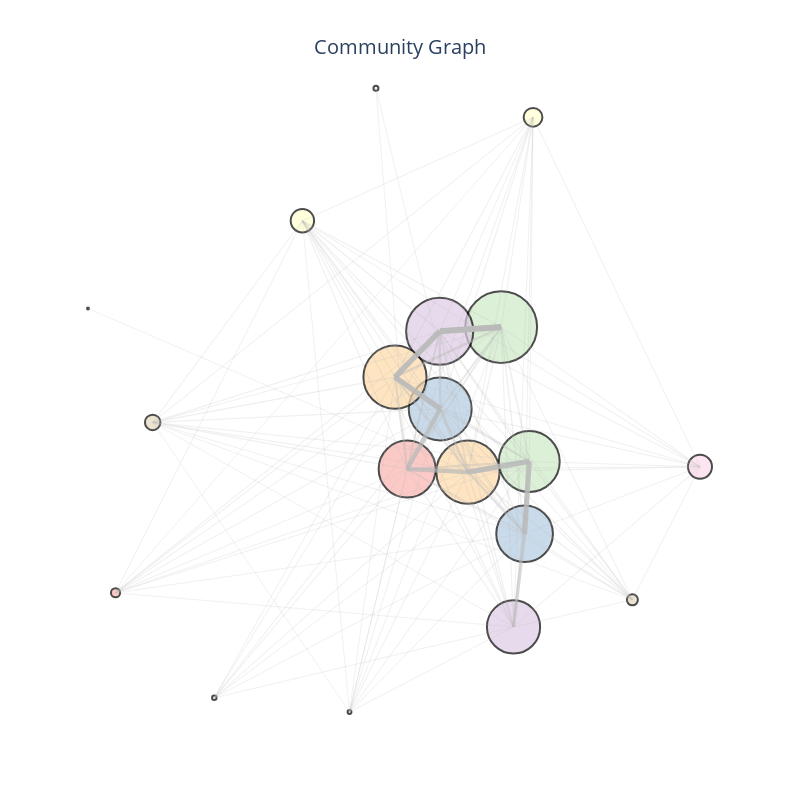

The cell this chart's notebook holds for it:
### Code cell
import networkx as nx
import numpy as np
import pandas as pd
import plotly.graph_objects as go
from matplotlib.colors import to_hex
import matplotlib.pyplot as plt
from matplotlib import cm
from community import community_louvain
from collections import Counter






interaction_matrix=pd.read_csv('data/voting_interaction_matrix.csv', index_col=0)
user_in_interaction_=pd.read_csv('data/voting_interaction_matrix.csv')
user_in_interaction=user_in_interaction_.index

# Create a graph from the interaction matrix
# We'll assume a weighted undirected graph where the weight is the voting interaction (1 or 0)
G = nx.Graph()

for user in interaction_matrix.index:
    for admin, vote in interaction_matrix.loc[user].items():
        if vote > 0:  
            G.add_edge(user, admin, weight=vote)

resolution=2
partition = community_louvain.best_partition(G, resolution=resolution)

nx.set_node_attributes(G, partition, "community")


# postProcessing the communities
# Remove communities with less than 5 users
community_sizes = Counter(partition.values()) 
num_communities = len(set(partition.values()))

min_size = 5
small_communities = {community for community, size in community_sizes.items() if size < min_size}
nodes_to_remove = [node for node, community in partition.items() if community in small_communities]
G_filtered = G.copy()
G_filtered.remove_nodes_from(nodes_to_remove)
updated_partition = {node: community for node, community in partition.items() if community not in small_communities}
community_sizes_updated = Counter(updated_partition.values()) 
print("Updated community sizes:", community_sizes_updated)
num_communities_updated = len(set(updated_partition.values()))
print(f"Number of communities detected: {num_communities_updated}")

# treat User Categories ---------------------------------------------------
feature_matrix=pd.read_csv('data/all_features_dataframe.csv')
feature_matrix = feature_matrix.drop_duplicates(subset='username', keep='first')

feature_matrix['community'] = feature_matrix['username'].map(updated_partition)
# Melt the category columns into a single column for easier aggregation
df_melted = feature_matrix.melt(
    id_vars=['username', 'community'],
    value_vars=['categ1', 'categ2', 'categ3', 'categ4'],
    var_name='category_level',
    value_name='category'
).dropna(subset=['category'])  # Drop rows where category is NaN

# Group by community and category to count occurrences
category_counts = df_melted.groupby(['community', 'category']).size().reset_index(name='count')

# Calculate the total number of users per community
community_sizes = feature_matrix.groupby('community').size().reset_index(name='total_users')

# Merge the counts with the total user count per community
category_counts = category_counts.merge(community_sizes, on='community')

# Calculate the percentage of each category within a community
category_counts['percentage'] = (category_counts['count'] / category_counts['total_users']) * 100

# Sort and display the results
category_counts = category_counts.sort_values(by=['community', 'percentage'], ascending=[True, False])
top_categories = category_counts.groupby('community').head(3)
 
community_top_categories = top_categories.groupby('community').apply(
    lambda group: "<br>".join(
        [f"{row['category']}: {row['percentage']:.2f}%" for _, row in group.iterrows()]
    )
).to_dict()

# The admin scores are in the second column of the feature_matrix
admin_scores = feature_matrix.iloc[:, 1]
feature_matrix['admin_score'] = admin_scores

# Group admin scores by community and calculate the mean score
mean_admin_scores = feature_matrix.groupby('community')['admin_score'].mean().to_dict()


# Interactive plot-------------------------------------------------------------------------------
community_sizes = {}
for node, community in updated_partition.items():
    if community not in community_sizes:
        community_sizes[community] = 0
    community_sizes[community] += 1

community_graph = nx.Graph()

for community, size in community_sizes.items():
    community_graph.add_node(community, size=size)

for node1, node2 in G_filtered.edges:
    community1 = updated_partition[node1]
    community2 = updated_partition[node2]
    if community1 != community2:  
        if not community_graph.has_edge(community1, community2):
            community_graph.add_edge(community1, community2, weight=0)
        community_graph[community1][community2]['weight'] += 1

pos = nx.spring_layout(community_graph, k=20, iterations=100)

node_x = []
node_y = []
node_sizes = []
node_text = []
node_ids = []
for node, coords in pos.items():
    node_x.append(coords[0])
    node_y.append(coords[1])
    node_sizes.append(community_graph.nodes[node]['size'] * 10)
    # Get the top categories for this community
    top_category_info = community_top_categories.get(node, "No data available")
    mean_admin_score = mean_admin_scores.get(node, "No score available")
    node_text.append(
        f"Community {node}<br>"
        f"Users: {community_graph.nodes[node]['size']}<br>"
        f"Mean Admin Score: {mean_admin_score:.2f}<br>"
        f"{top_category_info}"
    )
    node_ids.append(node)
node_sizes = np.power(np.log10(node_sizes), 3) - 3

max_weight = max(data['weight'] for _, _, data in community_graph.edges(data=True))
min_weight = min(data['weight'] for _, _, data in community_graph.edges(data=True))

edges = {}
for community1, community2, data in community_graph.edges(data=True):
    x0, y0 = pos[community1]
    x1, y1 = pos[community2]
    weight = data['weight']
    normalized_thickness = 1 + (5 * (weight - min_weight) / (max_weight - min_weight))  # Scale between 1 and 6
    edges[(community1, community2)] = {
        "x": [x0, x1, None],
        "y": [y0, y1, None],
        "weight": weight,
        "thickness": normalized_thickness
    }


# Generate unique pastel colors for communities
unique_communities = set(updated_partition.values())  # Extract all community IDs
num_communities = len(unique_communities)

# Assign pastel colors to communities
community_colors = [to_hex(c) for c in cm.Pastel1(np.linspace(0, 1, num_communities))]

# Create a community-to-color map
community_color_map = {community: community_colors[i % len(community_colors)] 
                       for i, community in enumerate(unique_communities)}

# Map each user to the color of their community
user_color_map = {node: community_color_map[updated_partition[node]] 
                  for node in G_filtered.nodes}

node_color_map = {node: community_color_map[node] for node in node_ids}



# Updated graph setup
fig = go.Figure()

# Add node trace with unique pastel colors
fig.add_trace(go.Scatter(
    x=node_x,
    y=node_y,
    mode="markers+text",
    marker=dict(
        size=node_sizes,
        color=[node_color_map[node] for node in node_ids],  # Use unique colors
        line=dict(width=2, color="black")
    ),
    hovertext=node_text,
    hoverinfo="text",
    customdata=node_ids,
    name="Communities"
))

# Add edge traces with opacity proportional to thickness and light gray color
max_thickness = max(edge_data["thickness"] for edge_data in edges.values())
min_thickness = min(edge_data["thickness"] for edge_data in edges.values())

for (community1, community2), edge_data in edges.items():
    normalized_thickness = (edge_data["thickness"] - min_thickness) / (max_thickness - min_thickness)
    # Map normalized thickness to opacity (e.g., between 0.2 and 1.0)
    edge_opacity = 0.2 + 0.8 * normalized_thickness
    
    fig.add_trace(go.Scatter(
        x=edge_data["x"],
        y=edge_data["y"],
        mode="lines",
        line=dict(width=edge_data["thickness"], color="#BABABA"),  # Light gray edges
        hoverinfo="none",
        name=f"Edge {community1}-{community2}",
        opacity=edge_opacity  # Set opacity based on thickness
    ))

# Layout settings with white background and no axes or labels
fig.update_layout(
    plot_bgcolor="white",  # Set background color to white
    paper_bgcolor="white",  # Set entire figure background color to white
    showlegend=False,  # Hide legend
    xaxis=dict(
        showgrid=False,
        zeroline=False,
        showticklabels=False  # Hide x-axis labels
    ),
    yaxis=dict(
        showgrid=False,
        zeroline=False,
        showticklabels=False  # Hide y-axis labels
    ),
    height=800,
    width=800,
    margin=dict(l=50, r=50, t=50, b=50),  # Adjust margins
    title=dict(
        text="Community Graph",  # Replace with your desired title
        font=dict(size=20),  # Set font size
        x=0.5,  # Center the title horizontally
        y=0.95  # Adjust the vertical position
    )
)

# Display the figure
fig.show()

### Figure 1 — Plotly figure (JSON) as saved in the notebook; plotly's stock layout.template omitted (floating-point values rounded to 4 significant figures)
{"data": [{"customdata": [0, 1, 2, 3, 4, 5, 6, 7, 8, 9, 10, 11, 12, 13, 14, 15, 16, 22, 30], "hoverinfo": "text", "hovertext": ["Community 0<br>Users: 20<br>Mean Admin Score: 417.71<br>Entertainment: 37.50%<br>People: 37.50%<br>Sports: 37.50%", "Community 1<br>Users: 821<br>Mean Admin Score: 634.02<br>History: 30.88%<br>Entertainment: 24.04%<br>Culture: 22.63%", "Community 2<br>Users: 808<br>Mean Admin Score: 636.19<br>History: 28.10%<br>Culture: 21.64%<br>Technology: 19.02%", "Community 3<br>Users: 1095<br>Mean Admin Score: 639.81<br>Entertainment: 24.96%<br>History: 22.86%<br>Culture: 20.90%", "Community 4<br>Users: 993<br>Mean Admin Score: 627.03<br>History: 30.39%<br>Culture: 26.05%<br>Entertainment: 20.12%", "Community 5<br>Users: 1637<br>Mean Admin Score: 732.45<br>Entertainment: 22.96%<br>History: 22.55%<br>People: 19.18%", "Community 6<br>Users: 677<br>Mean Admin Score: 676.48<br>History: 34.58%<br>Politics: 23.57%<br>Geography: 21.37%", "Community 7<br>Users: 1332<br>Mean Admin Score: 665.83<br>History: 25.37%<br>Entertainment: 24.63%<br>Culture: 21.34%", "Community 8<br>Users: 1111<br>Mean Admin Score: 614.36<br>Entertainment: 26.57%<br>History: 24.08%<br>Culture: 22.38%", "Community 9<br>Users: 1106<br>Mean Admin Score: 644.01<br>Entertainment: 24.94%<br>History: 22.12%<br>Culture: 19.44%", "Community 10<br>Users: 62<br>Mean Admin Score: 537.07<br>Technology: 32.65%<br>Entertainment: 30.61%<br>Science: 20.41%", "Community 11<br>Users: 95<br>Mean Admin Score: 646.20<br>History: 25.71%<br>Society: 20.00%<br>Entertainment: 18.57%", "Community 12<br>Users: 26<br>Mean Admin Score: 682.43<br>Mathematics: 42.86%<br>Technology: 33.33%<br>Culture: 23.81%", "Community 13<br>Users: 44<br>Mean Admin Score: 577.33<br>History: 32.14%<br>Education: 28.57%<br>Technology: 28.57%", "Community 14<br>Users: 8<br>Mean Admin Score: 771.20<br>Government: 42.86%<br>Society: 42.86%<br>Culture: 28.57%", "Community 15<br>Users: 100<br>Mean Admin Score: 587.96<br>History: 56.52%<br>Geography: 36.23%<br>Society: 31.88%", "Community 16<br>Users: 9<br>Mean Admin Score: 695.33<br>History: 42.86%<br>Ethics: 28.57%<br>Geography: 28.57%", "Community 22<br>Users: 10<br>Mean Admin Score: 413.50<br>Politics: 50.00%<br>Food and drink: 25.00%<br>Government: 25.00%", "Community 30<br>Users: 5<br>Mean Admin Score: 391.00<br>Culture: 50.00%<br>Entertainment: 50.00%<br>Health: 50.00%"], "marker": {"color": ["#fbb4ae", "#fbb4ae", "#b3cde3", "#b3cde3", "#ccebc5", "#ccebc5", "#decbe4", "#decbe4", "#fed9a6", "#fed9a6", "#ffffcc", "#ffffcc", "#e5d8bd", "#e5d8bd", "#e5d8bd", "#fddaec", "#f2f2f2", "#f2f2f2", "#f2f2f2"], "line": {"color": "black", "width": 2}, "size": [9.183, 56.98, 56.66, 62.91, 60.85, 71.83, 53.21, 67.16, 63.22, 63.12, 18.77, 23.4, 11.08, 15.47, 3.893, 24, 4.463, 5, 1.904]}, "mode": "markers+text", "name": "Communities", "type": "scatter", "x": [-0.8929, 0.008668, 0.3718, 0.111, 0.3863, 0.2994, 0.3376, 0.1093, 0.1967, -0.02897, 0.3979, -0.3152, 0.7051, -0.7781, -0.1695, 0.9142, -0.5876, -0.08782, -0.978], "y": [-0.4617, -0.1035, -0.2907, 0.07079, -0.08136, 0.3079, -0.5607, 0.2957, -0.1121, 0.1627, 0.9156, 0.616, -0.4821, 0.0318, -0.8071, -0.09681, -0.7661, 1, 0.3617]}, {"hoverinfo": "none", "line": {"color": "#BABABA", "width": 1.043}, "mode": "lines", "name": "Edge 0-1", "opacity": 0.2069, "type": "scatter", "x": [-0.8929, 0.008668, null], "y": [-0.4617, -0.1035, null]}, {"hoverinfo": "none", "line": {"color": "#BABABA", "width": 1.023}, "mode": "lines", "name": "Edge 0-2", "opacity": 0.2036, "type": "scatter", "x": [-0.8929, 0.3718, null], "y": [-0.4617, -0.2907, null]}, {"hoverinfo": "none", "line": {"color": "#BABABA", "width": 1.05}, "mode": "lines", "name": "Edge 0-3", "opacity": 0.208, "type": "scatter", "x": [-0.8929, 0.111, null], "y": [-0.4617, 0.07079, null]}, {"hoverinfo": "none", "line": {"color": "#BABABA", "width": 1.051}, "mode": "lines", "name": "Edge 0-4", "opacity": 0.2081, "type": "scatter", "x": [-0.8929, 0.3863, null], "y": [-0.4617, -0.08136, null]}, {"hoverinfo": "none", "line": {"color": "#BABABA", "width": 1.033}, "mode": "lines", "name": "Edge 0-5", "opacity": 0.2053, "type": "scatter", "x": [-0.8929, 0.2994, null], "y": [-0.4617, 0.3079, null]}, {"hoverinfo": "none", "line": {"color": "#BABABA", "width": 1.021}, "mode": "lines", "name": "Edge 0-6", "opacity": 0.2033, "type": "scatter", "x": [-0.8929, 0.3376, null], "y": [-0.4617, -0.5607, null]}, {"hoverinfo": "none", "line": {"color": "#BABABA", "width": 1.035}, "mode": "lines", "name": "Edge 0-7", "opacity": 0.2056, "type": "scatter", "x": [-0.8929, 0.1093, null], "y": [-0.4617, 0.2957, null]}, {"hoverinfo": "none", "line": {"color": "#BABABA", "width": 1.058}, "mode": "lines", "name": "Edge 0-8", "opacity": 0.2093, "type": "scatter", "x": [-0.8929, 0.1967, null], "y": [-0.4617, -0.1121, null]}, {"hoverinfo": "none", "line": {"color": "#BABABA", "width": 1.048}, "mode": "lines", "name": "Edge 0-9", "opacity": 0.2077, "type": "scatter", "x": [-0.8929, -0.02897, null], "y": [-0.4617, 0.1627, null]}, {"hoverinfo": "none", "line": {"color": "#BABABA", "width": 1}, "mode": "lines", "name": "Edge 0-10", "opacity": 0.2, "type": "scatter", "x": [-0.8929, 0.3979, null], "y": [-0.4617, 0.9156, null]}, {"hoverinfo": "none", "line": {"color": "#BABABA", "width": 1.002}, "mode": "lines", "name": "Edge 0-11", "opacity": 0.2003, "type": "scatter", "x": [-0.8929, -0.3152, null], "y": [-0.4617, 0.616, null]}, {"hoverinfo": "none", "line": {"color": "#BABABA", "width": 4.361}, "mode": "lines", "name": "Edge 1-3", "opacity": 0.7377, "type": "scatter", "x": [0.008668, 0.111, null], "y": [-0.1035, 0.07079, null]}, {"hoverinfo": "none", "line": {"color": "#BABABA", "width": 4.169}, "mode": "lines", "name": "Edge 1-8", "opacity": 0.707, "type": "scatter", "x": [0.008668, 0.1967, null], "y": [-0.1035, -0.1121, null]}, {"hoverinfo": "none", "line": {"color": "#BABABA", "width": 1.147}, "mode": "lines", "name": "Edge 1-12", "opacity": 0.2236, "type": "scatter", "x": [0.008668, 0.7051, null], "y": [-0.1035, -0.4821, null]}, {"hoverinfo": "none", "line": {"color": "#BABABA", "width": 1.046}, "mode": "lines", "name": "Edge 1-10", "opacity": 0.2074, "type": "scatter", "x": [0.008668, 0.3979, null], "y": [-0.1035, 0.9156, null]}, {"hoverinfo": "none", "line": {"color": "#BABABA", "width": 2.175}, "mode": "lines", "name": "Edge 1-4", "opacity": 0.388, "type": "scatter", "x": [0.008668, 0.3863, null], "y": [-0.1035, -0.08136, null]}, {"hoverinfo": "none", "line": {"color": "#BABABA", "width": 1.619}, "mode": "lines", "name": "Edge 1-5", "opacity": 0.2991, "type": "scatter", "x": [0.008668, 0.2994, null], "y": [-0.1035, 0.3079, null]}, {"hoverinfo": "none", "line": {"color": "#BABABA", "width": 2.213}, "mode": "lines", "name": "Edge 1-9", "opacity": 0.3941, "type": "scatter", "x": [0.008668, -0.02897, null], "y": [-0.1035, 0.1627, null]}, {"hoverinfo": "none", "line": {"color": "#BABABA", "width": 1.515}, "mode": "lines", "name": "Edge 1-2", "opacity": 0.2824, "type": "scatter", "x": [0.008668, 0.3718, null], "y": [-0.1035, -0.2907, null]}, {"hoverinfo": "none", "line": {"color": "#BABABA", "width": 1.105}, "mode": "lines", "name": "Edge 1-6", "opacity": 0.2168, "type": "scatter", "x": [0.008668, 0.3376, null], "y": [-0.1035, -0.5607, null]}, {"hoverinfo": "none", "line": {"color": "#BABABA", "width": 1.814}, "mode": "lines", "name": "Edge 1-7", "opacity": 0.3303, "type": "scatter", "x": [0.008668, 0.1093, null], "y": [-0.1035, 0.2957, null]}, {"hoverinfo": "none", "line": {"color": "#BABABA", "width": 1.077}, "mode": "lines", "name": "Edge 1-11", "opacity": 0.2123, "type": "scatter", "x": [0.008668, -0.3152, null], "y": [-0.1035, 0.616, null]}, {"hoverinfo": "none", "line": {"color": "#BABABA", "width": 1.084}, "mode": "lines", "name": "Edge 1-13", "opacity": 0.2134, "type": "scatter", "x": [0.008668, -0.7781, null], "y": [-0.1035, 0.0318, null]}, {"hoverinfo": "none", "line": {"color": "#BABABA", "width": 1.047}, "mode": "lines", "name": "Edge 1-15", "opacity": 0.2075, "type": "scatter", "x": [0.008668, 0.9142, null], "y": [-0.1035, -0.09681, null]}, {"hoverinfo": "none", "line": {"color": "#BABABA", "width": 1}, "mode": "lines", "name": "Edge 1-22", "opacity": 0.2, "type": "scatter", "x": [0.008668, -0.08782, null], "y": [-0.1035, 1, null]}, {"hoverinfo": "none", "line": {"color": "#BABABA", "width": 1.013}, "mode": "lines", "name": "Edge 1-14", "opacity": 0.2021, "type": "scatter", "x": [0.008668, -0.1695, null], "y": [-0.1035, -0.8071, null]}, {"hoverinfo": "none", "line": {"color": "#BABABA", "width": 1.007}, "mode": "lines", "name": "Edge 1-16", "opacity": 0.2011, "type": "scatter", "x": [0.008668, -0.5876, null], "y": [-0.1035, -0.7661, null]}, {"hoverinfo": "none", "line": {"color": "#BABABA", "width": 3.239}, "mode": "lines", "name": "Edge 2-6", "opacity": 0.5582, "type": "scatter", "x": [0.3718, 0.3376, null], "y": [-0.2907, -0.5607, null]}, {"hoverinfo": "none", "line": {"color": "#BABABA", "width": 5.151}, "mode": "lines", "name": "Edge 2-4", "opacity": 0.8641, "type": "scatter", "x": [0.3718, 0.3863, null], "y": [-0.2907, -0.08136, null]}, {"hoverinfo": "none", "line": {"color": "#BABABA", "width": 2.283}, "mode": "lines", "name": "Edge 2-8", "opacity": 0.4052, "type": "scatter", "x": [0.3718, 0.1967, null], "y": [-0.2907, -0.1121, null]}, {"hoverinfo": "none", "line": {"color": "#BABABA", "width": 1.053}, "mode": "lines", "name": "Edge 2-12", "opacity": 0.2086, "type": "scatter", "x": [0.3718, 0.7051, null], "y": [-0.2907, -0.4821, null]}, {"hoverinfo": "none", "line": {"color": "#BABABA", "width": 1.271}, "mode": "lines", "name": "Edge 2-5", "opacity": 0.2434, "type": "scatter", "x": [0.3718, 0.2994, null], "y": [-0.2907, 0.3079, null]}, {"hoverinfo": "none", "line": {"color": "#BABABA", "width": 1.229}, "mode": "lines", "name": "Edge 2-7", "opacity": 0.2366, "type": "scatter", "x": [0.3718, 0.1093, null], "y": [-0.2907, 0.2957, null]}, {"hoverinfo": "none", "line": {"color": "#BABABA", "width": 1.353}, "mode": "lines", "name": "Edge 2-3", "opacity": 0.2564, "type": "scatter", "x": [0.3718, 0.111, null], "y": [-0.2907, 0.07079, null]}, {"hoverinfo": "none", "line": {"color": "#BABABA", "width": 1.266}, "mode": "lines", "name": "Edge 2-9", "opacity": 0.2425, "type": "scatter", "x": [0.3718, -0.02897, null], "y": [-0.2907, 0.1627, null]}, {"hoverinfo": "none", "line": {"color": "#BABABA", "width": 1.068}, "mode": "lines", "name": "Edge 2-11", "opacity": 0.211, "type": "scatter", "x": [0.3718, -0.3152, null], "y": [-0.2907, 0.616, null]}, {"hoverinfo": "none", "line": {"color": "#BABABA", "width": 1.02}, "mode": "lines", "name": "Edge 2-14", "opacity": 0.2032, "type": "scatter", "x": [0.3718, -0.1695, null], "y": [-0.2907, -0.8071, null]}, {"hoverinfo": "none", "line": {"color": "#BABABA", "width": 1.025}, "mode": "lines", "name": "Edge 2-15", "opacity": 0.2041, "type": "scatter", "x": [0.3718, 0.9142, null], "y": [-0.2907, -0.09681, null]}, {"hoverinfo": "none", "line": {"color": "#BABABA", "width": 1.023}, "mode": "lines", "name": "Edge 2-13", "opacity": 0.2036, "type": "scatter", "x": [0.3718, -0.7781, null], "y": [-0.2907, 0.0318, null]}, {"hoverinfo": "none", "line": {"color": "#BABABA", "width": 1.021}, "mode": "lines", "name": "Edge 2-10", "opacity": 0.2033, "type": "scatter", "x": [0.3718, 0.3979, null], "y": [-0.2907, 0.9156, null]}, {"hoverinfo": "none", "line": {"color": "#BABABA", "width": 1.006}, "mode": "lines", "name": "Edge 2-16", "opacity": 0.2009, "type": "scatter", "x": [0.3718, -0.5876, null], "y": [-0.2907, -0.7661, null]}, {"hoverinfo": "none", "line": {"color": "#BABABA", "width": 5.342}, "mode": "lines", "name": "Edge 3-9", "opacity": 0.8948, "type": "scatter", "x": [0.111, -0.02897, null], "y": [0.07079, 0.1627, null]}, {"hoverinfo": "none", "line": {"color": "#BABABA", "width": 1.12}, "mode": "lines", "name": "Edge 3-10", "opacity": 0.2192, "type": "scatter", "x": [0.111, 0.3979, null], "y": [0.07079, 0.9156, null]}, {"hoverinfo": "none", "line": {"color": "#BABABA", "width": 1.23}, "mode": "lines", "name": "Edge 3-12", "opacity": 0.2368, "type": "scatter", "x": [0.111, 0.7051, null], "y": [0.07079, -0.4821, null]}, {"hoverinfo": "none", "line": {"color": "#BABABA", "width": 2.54}, "mode": "lines", "name": "Edge 3-8", "opacity": 0.4464, "type": "scatter", "x": [0.111, 0.1967, null], "y": [0.07079, -0.1121, null]}, {"hoverinfo": "none", "line": {"color": "#BABABA", "width": 1.719}, "mode": "lines", "name": "Edge 3-4", "opacity": 0.315, "type": "scatter", "x": [0.111, 0.3863, null], "y": [0.07079, -0.08136, null]}, {"hoverinfo": "none", "line": {"color": "#BABABA", "width": 2.387}, "mode": "lines", "name": "Edge 3-7", "opacity": 0.4219, "type": "scatter", "x": [0.111, 0.1093, null], "y": [0.07079, 0.2957, null]}, {"hoverinfo": "none", "line": {"color": "#BABABA", "width": 1.865}, "mode": "lines", "name": "Edge 3-5", "opacity": 0.3384, "type": "scatter", "x": [0.111, 0.2994, null], "y": [0.07079, 0.3079, null]}, {"hoverinfo": "none", "line": {"color": "#BABABA", "width": 1.122}, "mode": "lines", "name": "Edge 3-13", "opacity": 0.2195, "type": "scatter", "x": [0.111, -0.7781, null], "y": [0.07079, 0.0318, null]}, {"hoverinfo": "none", "line": {"color": "#BABABA", "width": 1.123}, "mode": "lines", "name": "Edge 3-6", "opacity": 0.2197, "type": "scatter", "x": [0.111, 0.3376, null], "y": [0.07079, -0.5607, null]}, {"hoverinfo": "none", "line": {"color": "#BABABA", "width": 1.076}, "mode": "lines", "name": "Edge 3-15", "opacity": 0.2122, "type": "scatter", "x": [0.111, 0.9142, null], "y": [0.07079, -0.09681, null]}, {"hoverinfo": "none", "line": {"color": "#BABABA", "width": 1.131}, "mode": "lines", "name": "Edge 3-11", "opacity": 0.221, "type": "scatter", "x": [0.111, -0.3152, null], "y": [0.07079, 0.616, null]}, {"hoverinfo": "none", "line": {"color": "#BABABA", "width": 1.033}, "mode": "lines", "name": "Edge 3-14", "opacity": 0.2053, "type": "scatter", "x": [0.111, -0.1695, null], "y": [0.07079, -0.8071, null]}, {"hoverinfo": "none", "line": {"color": "#BABABA", "width": 1.003}, "mode": "lines", "name": "Edge 3-16", "opacity": 0.2005, "type": "scatter", "x": [0.111, -0.5876, null], "y": [0.07079, -0.7661, null]}, {"hoverinfo": "none", "line": {"color": "#BABABA", "width": 5.251}, "mode": "lines", "name": "Edge 4-8", "opacity": 0.8802, "type": "scatter", "x": [0.3863, 0.1967, null], "y": [-0.08136, -0.1121, null]}, {"hoverinfo": "none", "line": {"color": "#BABABA", "width": 1.421}, "mode": "lines", "name": "Edge 4-5", "opacity": 0.2674, "type": "scatter", "x": [0.3863, 0.2994, null], "y": [-0.08136, 0.3079, null]}, {"hoverinfo": "none", "line": {"color": "#BABABA", "width": 1.584}, "mode": "lines", "name": "Edge 4-6", "opacity": 0.2934, "type": "scatter", "x": [0.3863, 0.3376, null], "y": [-0.08136, -0.5607, null]}, {"hoverinfo": "none", "line": {"color": "#BABABA", "width": 1.129}, "mode": "lines", "name": "Edge 4-12", "opacity": 0.2207, "type": "scatter", "x": [0.3863, 0.7051, null], "y": [-0.08136, -0.4821, null]}, {"hoverinfo": "none", "line": {"color": "#BABABA", "width": 1.084}, "mode": "lines", "name": "Edge 4-11", "opacity": 0.2134, "type": "scatter", "x": [0.3863, -0.3152, null], "y": [-0.08136, 0.616, null]}, {"hoverinfo": "none", "line": {"color": "#BABABA", "width": 1.464}, "mode": "lines", "name": "Edge 4-9", "opacity": 0.2742, "type": "scatter", "x": [0.3863, -0.02897, null], "y": [-0.08136, 0.1627, null]}, {"hoverinfo": "none", "line": {"color": "#BABABA", "width": 1.314}, "mode": "lines", "name": "Edge 4-7", "opacity": 0.2503, "type": "scatter", "x": [0.3863, 0.1093, null], "y": [-0.08136, 0.2957, null]}, {"hoverinfo": "none", "line": {"color": "#BABABA", "width": 1.036}, "mode": "lines", "name": "Edge 4-15", "opacity": 0.2057, "type": "scatter", "x": [0.3863, 0.9142, null], "y": [-0.08136, -0.09681, null]}, {"hoverinfo": "none", "line": {"color": "#BABABA", "width": 1.008}, "mode": "lines", "name": "Edge 4-14", "opacity": 0.2014, "type": "scatter", "x": [0.3863, -0.1695, null], "y": [-0.08136, -0.8071, null]}, {"hoverinfo": "none", "line": {"color": "#BABABA", "width": 1.038}, "mode": "lines", "name": "Edge 4-13", "opacity": 0.206, "type": "scatter", "x": [0.3863, -0.7781, null], "y": [-0.08136, 0.0318, null]}, {"hoverinfo": "none", "line": {"color": "#BABABA", "width": 1.029}, "mode": "lines", "name": "Edge 4-10", "opacity": 0.2047, "type": "scatter", "x": [0.3863, 0.3979, null], "y": [-0.08136, 0.9156, null]}, {"hoverinfo": "none", "line": {"color": "#BABABA", "width": 1.003}, "mode": "lines", "name": "Edge 4-16", "opacity": 0.2005, "type": "scatter", "x": [0.3863, -0.5876, null], "y": [-0.08136, -0.7661, null]}, {"hoverinfo": "none", "line": {"color": "#BABABA", "width": 6}, "mode": "lines", "name": "Edge 5-7", "opacity": 1, "type": "scatter", "x": [0.2994, 0.1093, null], "y": [0.3079, 0.2957, null]}, {"hoverinfo": "none", "line": {"color": "#BABABA", "width": 1.019}, "mode": "lines", "name": "Edge 5-13", "opacity": 0.203, "type": "scatter", "x": [0.2994, -0.7781, null], "y": [0.3079, 0.0318, null]}, {"hoverinfo": "none", "line": {"color": "#BABABA", "width": 2.511}, "mode": "lines", "name": "Edge 5-9", "opacity": 0.4417, "type": "scatter", "x": [0.2994, -0.02897, null], "y": [0.3079, 0.1627, null]}, {"hoverinfo": "none", "line": {"color": "#BABABA", "width": 1.053}, "mode": "lines", "name": "Edge 5-12", "opacity": 0.2084, "type": "scatter", "x": [0.2994, 0.7051, null], "y": [0.3079, -0.4821, null]}, {"hoverinfo": "none", "line": {"color": "#BABABA", "width": 1.244}, "mode": "lines", "name": "Edge 5-8", "opacity": 0.239, "type": "scatter", "x": [0.2994, 0.1967, null], "y": [0.3079, -0.1121, null]}, {"hoverinfo": "none", "line": {"color": "#BABABA", "width": 1.118}, "mode": "lines", "name": "Edge 5-11", "opacity": 0.2189, "type": "scatter", "x": [0.2994, -0.3152, null], "y": [0.3079, 0.616, null]}, {"hoverinfo": "none", "line": {"color": "#BABABA", "width": 1.03}, "mode": "lines", "name": "Edge 5-10", "opacity": 0.2048, "type": "scatter", "x": [0.2994, 0.3979, null], "y": [0.3079, 0.9156, null]}, {"hoverinfo": "none", "line": {"color": "#BABABA", "width": 1.016}, "mode": "lines", "name": "Edge 5-14", "opacity": 0.2026, "type": "scatter", "x": [0.2994, -0.1695, null], "y": [0.3079, -0.8071, null]}, {"hoverinfo": "none", "line": {"color": "#BABABA", "width": 1.102}, "mode": "lines", "name": "Edge 5-6", "opacity": 0.2164, "type": "scatter", "x": [0.2994, 0.3376, null], "y": [0.3079, -0.5607, null]}, {"hoverinfo": "none", "line": {"color": "#BABABA", "width": 1.01}, "mode": "lines", "name": "Edge 5-15", "opacity": 0.2017, "type": "scatter", "x": [0.2994, 0.9142, null], "y": [0.3079, -0.09681, null]}, {"hoverinfo": "none", "line": {"color": "#BABABA", "width": 1.249}, "mode": "lines", "name": "Edge 6-8", "opacity": 0.2398, "type": "scatter", "x": [0.3376, 0.1967, null], "y": [-0.5607, -0.1121, null]}, {"hoverinfo": "none", "line": {"color": "#BABABA", "width": 1.105}, "mode": "lines", "name": "Edge 6-9", "opacity": 0.2168, "type": "scatter", "x": [0.3376, -0.02897, null], "y": [-0.5607, 0.1627, null]}, {"hoverinfo": "none", "line": {"color": "#BABABA", "width": 1.008}, "mode": "lines", "name": "Edge 6-12", "opacity": 0.2012, "type": "scatter", "x": [0.3376, 0.7051, null], "y": [-0.5607, -0.4821, null]}, {"hoverinfo": "none", "line": {"color": "#BABABA", "width": 1.079}, "mode": "lines", "name": "Edge 6-7", "opacity": 0.2126, "type": "scatter", "x": [0.3376, 0.1093, null], "y": [-0.5607, 0.2957, null]}, {"hoverinfo": "none", "line": {"color": "#BABABA", "width": 1.007}, "mode": "lines", "name": "Edge 6-10", "opacity": 0.2011, "type": "scatter", "x": [0.3376, 0.3979, null], "y": [-0.5607, 0.9156, null]}, {"hoverinfo": "none", "line": {"color": "#BABABA", "width": 1.073}, "mode": "lines", "name": "Edge 6-11", "opacity": 0.2117, "type": "scatter", "x": [0.3376, -0.3152, null], "y": [-0.5607, 0.616, null]}, {"hoverinfo": "none", "line": {"color": "#BABABA", "width": 1.001}, "mode": "lines", "name": "Edge 6-16", "opacity": 0.2002, "type": "scatter", "x": [0.3376, -0.5876, null], "y": [-0.5607, -0.7661, null]}, {"hoverinfo": "none", "line": {"color": "#BABABA", "width": 1.017}, "mode": "lines", "name": "Edge 6-14", "opacity": 0.2027, "type": "scatter", "x": [0.3376, -0.1695, null], "y": [-0.5607, -0.8071, null]}, {"hoverinfo": "none", "line": {"color": "#BABABA", "width": 1.008}, "mode": "lines", "name": "Edge 6-13", "opacity": 0.2012, "type": "scatter", "x": [0.3376, -0.7781, null], "y": [-0.5607, 0.0318, null]}, {"hoverinfo": "none", "line": {"color": "#BABABA", "width": 1.019}, "mode": "lines", "name": "Edge 6-15", "opacity": 0.203, "type": "scatter", "x": [0.3376, 0.9142, null], "y": [-0.5607, -0.09681, null]}, {"hoverinfo": "none", "line": {"color": "#BABABA", "width": 5.491}, "mode": "lines", "name": "Edge 7-9", "opacity": 0.9186, "type": "scatter", "x": [0.1093, -0.02897, null], "y": [0.2957, 0.1627, null]}, {"hoverinfo": "none", "line": {"color": "#BABABA", "width": 1.096}, "mode": "lines", "name": "Edge 7-13", "opacity": 0.2153, "type": "scatter", "x": [0.1093, -0.7781, null], "y": [0.2957, 0.0318, null]}, {"hoverinfo": "none", "line": {"color": "#BABABA", "width": 1.112}, "mode": "lines", "name": "Edge 7-12", "opacity": 0.2179, "type": "scatter", "x": [0.1093, 0.7051, null], "y": [0.2957, -0.4821, null]}, {"hoverinfo": "none", "line": {"color": "#BABABA", "width": 1.429}, "mode": "lines", "name": "Edge 7-8", "opacity": 0.2686, "type": "scatter", "x": [0.1093, 0.1967, null], "y": [0.2957, -0.1121, null]}, {"hoverinfo": "none", "line": {"color": "#BABABA", "width": 1.182}, "mode": "lines", "name": "Edge 7-11", "opacity": 0.2291, "type": "scatter", "x": [0.1093, -0.3152, null], "y": [0.2957, 0.616, null]}, {"hoverinfo": "none", "line": {"color": "#BABABA", "width": 1.042}, "mode": "lines", "name": "Edge 7-14", "opacity": 0.2068, "type": "scatter", "x": [0.1093, -0.1695, null], "y": [0.2957, -0.8071, null]}, {"hoverinfo": "none", "line": {"color": "#BABABA", "width": 1.01}, "mode": "lines", "name": "Edge 7-10", "opacity": 0.2017, "type": "scatter", "x": [0.1093, 0.3979, null], "y": [0.2957, 0.9156, null]}, {"hoverinfo": "none", "line": {"color": "#BABABA", "width": 1.028}, "mode": "lines", "name": "Edge 7-15", "opacity": 0.2045, "type": "scatter", "x": [0.1093, 0.9142, null], "y": [0.2957, -0.09681, null]}, {"hoverinfo": "none", "line": {"color": "#BABABA", "width": 1.001}, "mode": "lines", "name": "Edge 7-16", "opacity": 0.2002, "type": "scatter", "x": [0.1093, -0.5876, null], "y": [0.2957, -0.7661, null]}, {"hoverinfo": "none", "line": {"color": "#BABABA", "width": 1.168}, "mode": "lines", "name": "Edge 8-12", "opacity": 0.2269, "type": "scatter", "x": [0.1967, 0.7051, null], "y": [-0.1121, -0.4821, null]}, {"hoverinfo": "none", "line": {"color": "#BABABA", "width": 2.004}, "mode": "lines", "name": "Edge 8-9", "opacity": 0.3606, "type": "scatter", "x": [0.1967, -0.02897, null], "y": [-0.1121, 0.1627, null]}, {"hoverinfo": "none", "line": {"color": "#BABABA", "width": 1.048}, "mode": "lines", "name": "Edge 8-10", "opacity": 0.2077, "type": "scatter", "x": [0.1967, 0.3979, null], "y": [-0.1121, 0.9156, null]}, {"hoverinfo": "none", "line": {"color": "#BABABA", "width": 1.099}, "mode": "lines", "name": "Edge 8-11", "opacity": 0.2159, "type": "scatter", "x": [0.1967, -0.3152, null], "y": [-0.1121, 0.616, null]}, {"hoverinfo": "none", "line": {"color": "#BABABA", "width": 1.086}, "mode": "lines", "name": "Edge 8-13", "opacity": 0.2138, "type": "scatter", "x": [0.1967, -0.7781, null], "y": [-0.1121, 0.0318, null]}, {"hoverinfo": "none", "line": {"color": "#BABABA", "width": 1.068}, "mode": "lines", "name": "Edge 8-15", "opacity": 0.2108, "type": "scatter", "x": [0.1967, 0.9142, null], "y": [-0.1121, -0.09681, null]}, {"hoverinfo": "none", "line": {"color": "#BABABA", "width": 1.019}, "mode": "lines", "name": "Edge 8-14", "opacity": 0.203, "type": "scatter", "x": [0.1967, -0.1695, null], "y": [-0.1121, -0.8071, null]}, {"hoverinfo": "none", "line": {"color": "#BABABA", "width": 1.007}, "mode": "lines", "name": "Edge 8-16", "opacity": 0.2011, "type": "scatter", "x": [0.1967, -0.5876, null], "y": [-0.1121, -0.7661, null]}, {"hoverinfo": "none", "line": {"color": "#BABABA", "width": 1}, "mode": "lines", "name": "Edge 8-30", "opacity": 0.2, "type": "scatter", "x": [0.1967, -0.978, null], "y": [-0.1121, 0.3617, null]}, {"hoverinfo": "none", "line": {"color": "#BABABA", "width": 1}, "mode": "lines", "name": "Edge 8-22", "opacity": 0.2, "type": "scatter", "x": [0.1967, -0.08782, null], "y": [-0.1121, 1, null]}, {"hoverinfo": "none", "line": {"color": "#BABABA", "width": 1.16}, "mode": "lines", "name": "Edge 9-13", "opacity": 0.2257, "type": "scatter", "x": [-0.02897, -0.7781, null], "y": [0.1627, 0.0318, null]}, {"hoverinfo": "none", "line": {"color": "#BABABA", "width": 1.122}, "mode": "lines", "name": "Edge 9-11", "opacity": 0.2195, "type": "scatter", "x": [-0.02897, -0.3152, null], "y": [0.1627, 0.616, null]}, {"hoverinfo": "none", "line": {"color": "#BABABA", "width": 1.036}, "mode": "lines", "name": "Edge 9-14", "opacity": 0.2057, "type": "scatter", "x": [-0.02897, -0.1695, null], "y": [0.1627, -0.8071, null]}, {"hoverinfo": "none", "line": {"color": "#BABABA", "width": 1.055}, "mode": "lines", "name": "Edge 9-15", "opacity": 0.2089, "type": "scatter", "x": [-0.02897, 0.9142, null], "y": [0.1627, -0.09681, null]}, {"hoverinfo": "none", "line": {"color": "#BABABA", "width": 1.073}, "mode": "lines", "name": "Edge 9-10", "opacity": 0.2117, "type": "scatter", "x": [-0.02897, 0.3979, null], "y": [0.1627, 0.9156, null]}, {"hoverinfo": "none", "line": {"color": "#BABABA", "width": 1.1}, "mode": "lines", "name": "Edge 9-12", "opacity": 0.2161, "type": "scatter", "x": [-0.02897, 0.7051, null], "y": [0.1627, -0.4821, null]}, {"hoverinfo": "none", "line": {"color": "#BABABA", "width": 1.003}, "mode": "lines", "name": "Edge 9-16", "opacity": 0.2005, "type": "scatter", "x": [-0.02897, -0.5876, null], "y": [0.1627, -0.7661, null]}, {"hoverinfo": "none", "line": {"color": "#BABABA", "width": 1.002}, "mode": "lines", "name": "Edge 10-11", "opacity": 0.2003, "type": "scatter", "x": [0.3979, -0.3152, null], "y": [0.9156, 0.616, null]}, {"hoverinfo": "none", "line": {"color": "#BABABA", "width": 1.001}, "mode": "lines", "name": "Edge 10-13", "opacity": 0.2002, "type": "scatter", "x": [0.3979, -0.7781, null], "y": [0.9156, 0.0318, null]}, {"hoverinfo": "none", "line": {"color": "#BABABA", "width": 1.001}, "mode": "lines", "name": "Edge 10-15", "opacity": 0.2002, "type": "scatter", "x": [0.3979, 0.9142, null], "y": [0.9156, -0.09681, null]}, {"hoverinfo": "none", "line": {"color": "#BABABA", "width": 1.002}, "mode": "lines", "name": "Edge 11-13", "opacity": 0.2003, "type": "scatter", "x": [-0.3152, -0.7781, null], "y": [0.616, 0.0318, null]}, {"hoverinfo": "none", "line": {"color": "#BABABA", "width": 1.001}, "mode": "lines", "name": "Edge 11-14", "opacity": 0.2002, "type": "scatter", "x": [-0.3152, -0.1695, null], "y": [0.616, -0.8071, null]}, {"hoverinfo": "none", "line": {"color": "#BABABA", "width": 1.002}, "mode": "lines", "name": "Edge 11-15", "opacity": 0.2003, "type": "scatter", "x": [-0.3152, 0.9142, null], "y": [0.616, -0.09681, null]}, {"hoverinfo": "none", "line": {"color": "#BABABA", "width": 1.002}, "mode": "lines", "name": "Edge 11-12", "opacity": 0.2003, "type": "scatter", "x": [-0.3152, 0.7051, null], "y": [0.616, -0.4821, null]}, {"hoverinfo": "none", "line": {"color": "#BABABA", "width": 1}, "mode": "lines", "name": "Edge 12-13", "opacity": 0.2, "type": "scatter", "x": [0.7051, -0.7781, null], "y": [-0.4821, 0.0318, null]}, {"hoverinfo": "none", "line": {"color": "#BABABA", "width": 1.001}, "mode": "lines", "name": "Edge 12-15", "opacity": 0.2002, "type": "scatter", "x": [0.7051, 0.9142, null], "y": [-0.4821, -0.09681, null]}, {"hoverinfo": "none", "line": {"color": "#BABABA", "width": 1}, "mode": "lines", "name": "Edge 13-14", "opacity": 0.2, "type": "scatter", "x": [-0.7781, -0.1695, null], "y": [0.0318, -0.8071, null]}], "layout": {"height": 800, "margin": {"b": 50, "l": 50, "r": 50, "t": 50}, "paper_bgcolor": "white", "plot_bgcolor": "white", "showlegend": false, "title": {"font": {"size": 20}, "text": "Community Graph", "x": 0.5, "y": 0.95}, "width": 800, "xaxis": {"showgrid": false, "showticklabels": false, "zeroline": false}, "yaxis": {"showgrid": false, "showticklabels": false, "zeroline": false}}}
